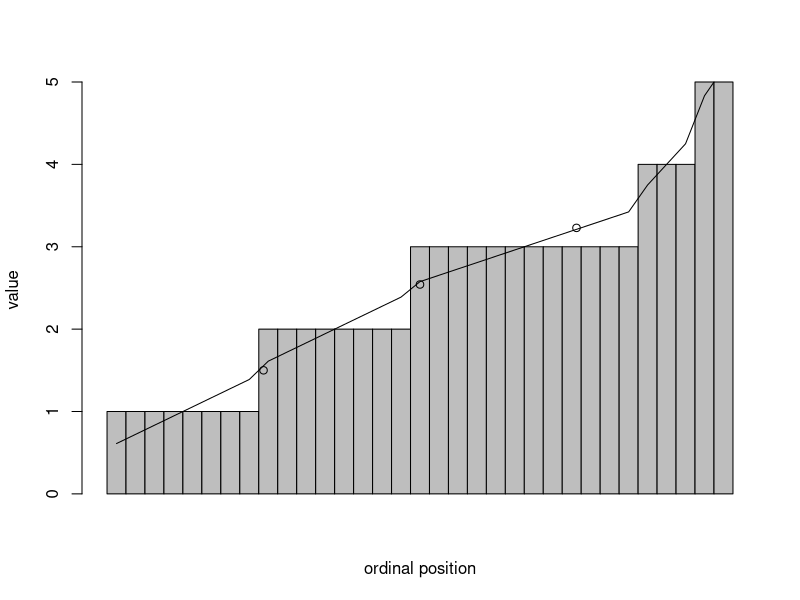
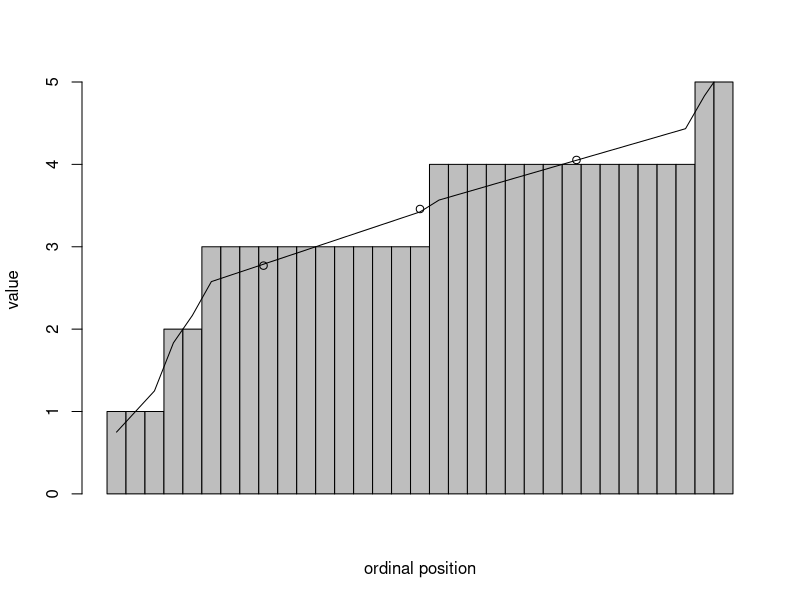

These charts were generated, in order, by the following R code: (Note: this script raises an error after producing the figures.)
library(psych)


### Name: interp.median
### Title: Find the interpolated sample median, quartiles, or specific
###   quantiles for a vector, matrix, or data frame
### Aliases: interp.median interp.quantiles interp.quartiles interp.boxplot
###   interp.values interp.qplot.by interp.q interp.quart
### Keywords: univar

### ** Examples

interp.median(c(1,2,3,3,3))  # compare with median = 3
interp.median(c(1,2,2,5))
interp.quantiles(c(1,2,2,5),.25)
x <- sample(10,100,TRUE)
interp.quartiles(x)
#
x <-  c(1,1,2,2,2,3,3,3,3,4,5,1,1,1,2,2,3,3,3,3,4,5,1,1,1,2,2,3,3,3,3,4,2)
y <-  c(1,2,3,3,3,3,4,4,4,4,4,1,2,3,3,3,3,4,4,4,4,5,1,5,3,3,3,3,4,4,4,4,4)
x <-  x[order(x)]   #sort the data by ascending order to make it clearer
y <- y[order(y)]
xv <- interp.values(x)
yv <- interp.values(y)
barplot(x,space=0,xlab="ordinal position",ylab="value")
lines(1:length(x)-.5,xv)
points(c(length(x)/4,length(x)/2,3*length(x)/4),interp.quartiles(x))
barplot(y,space=0,xlab="ordinal position",ylab="value")
lines(1:length(y)-.5,yv)
points(c(length(y)/4,length(y)/2,3*length(y)/4),interp.quartiles(y))
data(galton)
interp.median(galton)
interp.qplot.by(galton$child,galton$parent,ylab="child height"
,xlab="Mid parent height") 
